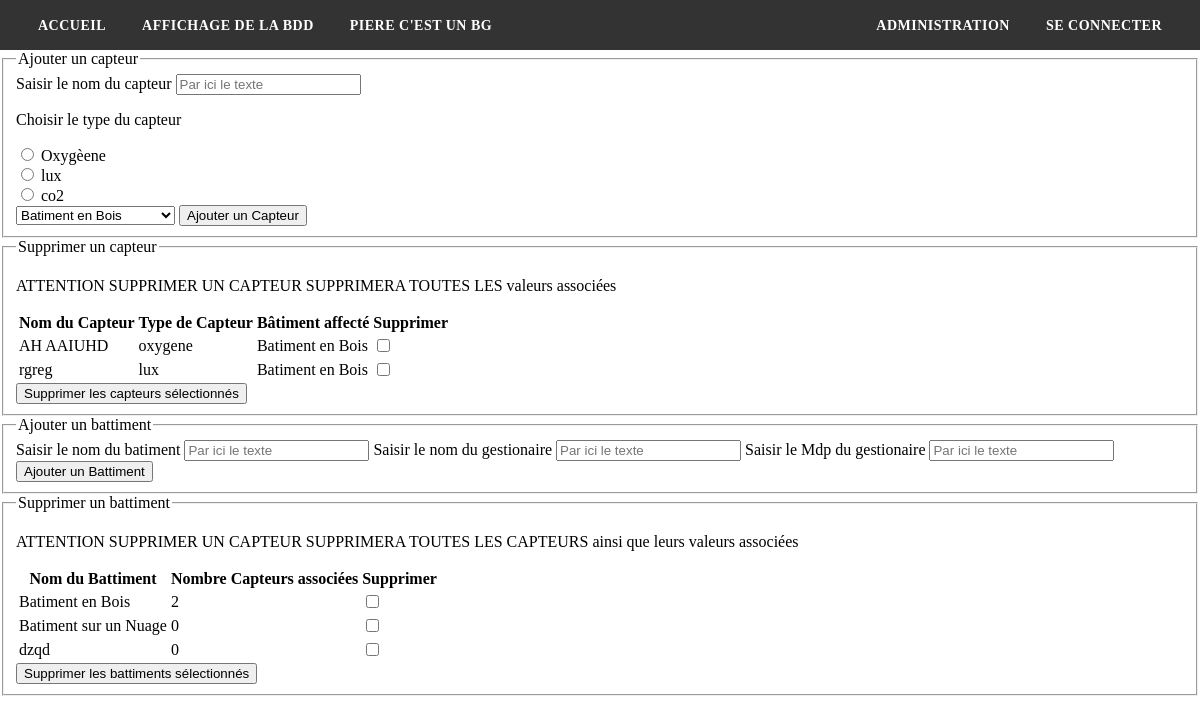
The app's page /admin.php with its own data.
### tables this page shows
CREATE TABLE `capteur` (
  `id_capteur` varchar(16) NOT NULL,
  `nom_capteur` varchar(9) NOT NULL,
  `type_capteur` varchar(20) NOT NULL,
  `Salle` int (3) NOT NULL,
  `id_batiment` int(1) NOT NULL
);

CREATE TABLE `batiment` (
  `id_batiment` int(11) NOT NULL,
  `nom_bat` varchar(50) NOT NULL,
  `login_gest` varchar(50) NOT NULL,
  `mdp_gest` varchar(50) NOT NULL
);

### admin.php (the view, shortened to what this page needs)
<!DOCTYPE html>
<html lang="en">
<head>
    <link rel="stylesheet" href="styles/style.css">
</head>
<body>
    <?php require('header.php');?>
    <fieldset>
        <legend>Ajouter un capteur</legend>
    <form method="POST" action="script_admin.php">
        <label for="nom_capteur">Saisir le nom du capteur</label>
        <input type="texte" name="nom_capteur" placeholder="Par ici le texte" required>
        <p>Choisir le type du capteur</p>
        <input type="radio" name="type_capteur" value="oxygene" required>
        <label for="oxygene">Oxygèene</label><br>
        <input type="radio" name="type_capteur" value="lux">
        <label for="lux">lux</label><br>
        <input type="radio" name="type_capteur" value="co2">
        <label for="co2">co2</label><br>
        <select name="nom_bat" required>
        <?php
            require('connexion_bdd.php');
            $requeteBattiment = mysqli_query($connexion, "SELECT nom_bat, id_batiment FROM batiment");
            while ($ligne = mysqli_fetch_assoc($requeteBattiment)) {
                $nomBatiment = $ligne['nom_bat'];
                $idBatiment = $ligne['id_batiment'];
                echo '<option value="' . $idBatiment . '">' . $nomBatiment . '</option>';
            }
        ?>
        </select>
        <input type="submit" name="submit_ajouter_capteur" value="Ajouter un Capteur">
    </form>
    </fieldset>
    <fieldset>
        <legend>Supprimer un capteur</legend>
            <p>ATTENTION SUPPRIMER UN CAPTEUR SUPPRIMERA TOUTES LES valeurs associées</p>
    <form method="POST" action="script_admin.php">
  <table>
    <tr>
      <th>Nom du Capteur</th>
      <th>Type de Capteur</th>
      <th>Bâtiment affecté</th>
      <th>Supprimer</th>
    </tr>
    <?php
    require('connexion_bdd.php');
    $sql = "SELECT capteur.id_capteur, capteur.nom_capteur, capteur.type_capteur, batt.nom_bat
            FROM capteur
            INNER JOIN batiment batt ON capteur.id_batiment = batt.id_batiment";
    $ToutLesCapteurs = mysqli_query($connexion, $sql);
    while ($ligne = mysqli_fetch_assoc($ToutLesCapteurs)) {
        $idCapteur = $ligne['id_capteur'];
        $nomCapteur = $ligne['nom_capteur'];
        $typeCapteur = $ligne['type_capteur'];
        $nomBatiment = $ligne['nom_bat'];
        echo "<tr>";
        echo "<td>" . $nomCapteur . "</td>";
        echo "<td>" . $typeCapteur . "</td>";
        echo "<td>" . $nomBatiment . "</td>";
        echo "<td><input type='checkbox' name='capteurs[]' value='" . $idCapteur . "'></td>";
        echo "</tr>";
    }
?>
  </table>
  <input type="submit" name="submit_supprimer_capteur" value="Supprimer les capteurs sélectionnés">
</form>
</fieldset>
    <fieldset>
        <legend>Ajouter un battiment</legend>
    <form method="POST" action="script_admin.php">
        <label for="nom_bat">Saisir le nom du batiment</label>
        <input type="texte" name="nom_bat" placeholder="Par ici le texte" required>
        <label for="login_gest">Saisir le nom du gestionaire</label>
        <input type="texte" name="login_gest" placeholder="Par ici le texte" required>
        <label for="mdp_gest">Saisir le Mdp du gestionaire</label>
        <input type="password" name="mdp_gest" placeholder="Par ici le texte" required>
        <input type="submit" name="submit_ajouter_battiment" value="Ajouter un Battiment">
    </form>
    </fieldset>
    <fieldset>
        <legend>Supprimer un battiment</legend>
            <p>ATTENTION SUPPRIMER UN CAPTEUR SUPPRIMERA TOUTES LES CAPTEURS ainsi que leurs valeurs associées</p>
    <form method="POST" action="script_admin.php">
  <table>
    <tr>
      <th>Nom du Battiment</th>
      <th>Nombre Capteurs associées</th>
      <th>Supprimer</th>
    </tr>
<?php
    require('connexion_bdd.php');
    $sql = "SELECT batt.nom_bat AS nom_batiment, COUNT(capteur.id_capteur) AS nombre_capteurs, batt.id_batiment
            FROM batiment batt
            LEFT JOIN capteur capteur ON batt.id_batiment = capteur.id_batiment
            GROUP BY batt.id_batiment";
    $ToutLesBattiments = mysqli_query($connexion, $sql);
    while ($ligne = mysqli_fetch_assoc($ToutLesBattiments)) {
        $id_batiment = $ligne['id_batiment'];
        $nomBatiment = $ligne['nom_batiment'];
        $nombreCapteurs = $ligne['nombre_capteurs'];
        echo "<tr>";
        echo "<td>" . $nomBatiment . "</td>";
        echo "<td>" . $nombreCapteurs . "</td>";
        echo "<td><input type='checkbox' name='batiment[]' value='" . $id_batiment . "'></td>";
        echo "</tr>";
    }
?>
    </table>
   <input type="submit" name="submit_supprimer_batt" value="Supprimer les battiments sélectionnés">
</form>
</fieldset>
</body>
</html>

### header.php
<nav>
		<ul>
			<li><a href="index.php">Accueil</a></li>
			<li><a href="affiche_base.php">Affichage de la BDD</a></li>
			<li><a href="#">Piere C'est un BG</a></li>
            <li><a href="admin.php">Administration</a></li>
            <li><a href="#">Se connecter</a></li>
		</ul>
	</nav>

### styles/style.css (style rules this page uses)
body { margin: 0; padding: 0; }
nav { background-color: #333; height: 50px; display: flex; align-items: center; justify-content: space-between; padding: 0 20px; }
nav ul { margin: 0; padding: 0; list-style: none; display: flex; align-items: center; width: 100%; }
nav li { margin : 0px 10px; }
nav li:nth-last-child(2) { margin-left: auto; }
nav a { color: #fff; text-decoration: none; font-size: 18px; font-weight: bold; text-transform: uppercase; letter-spacing: 1px; padding: 5px 10px; transition: all 0.3s ease; }
nav a:last-child { font-size: 14px; letter-spacing: 0.5px; padding: 3px 8px; }

### records on screen
capteur: nom_capteur "AH AAIUHD", type_capteur "oxygene", id_batiment.nom_bat "Batiment en Bois"
capteur: nom_capteur "rgreg", type_capteur "lux", id_batiment.nom_bat "Batiment en Bois"
batiment: nom_bat "Batiment en Bois", nombreCapteurs "2"
batiment: nom_bat "Batiment sur un Nuage", nombreCapteurs "0"
batiment: nom_bat "dzqd", nombreCapteurs "0"

### other values on screen
form field nom_bat "Batiment en Bois"
